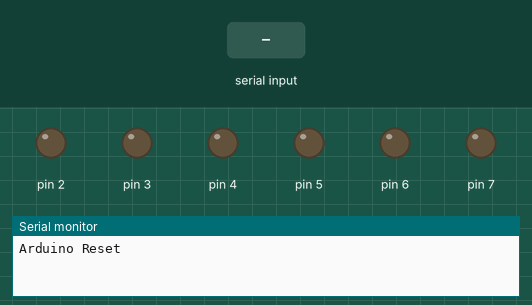
A sketch run on a simulated Arduino Uno, built with avr-gcc and run on an emulated ATmega328P. On the bench: output pins drawn as LEDs (lit = HIGH), the last lines printed to the serial monitor. Inputs (shaded band) come from the test bench.

Above: at 1.2 s.
1.3 s: byte 55 (55) received over Serial
At 1.8 s:
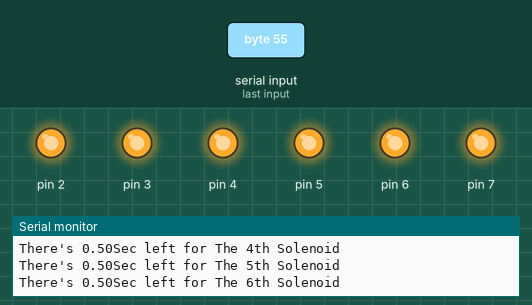
4.1 s: "1" received over Serial
At 5.1 s:
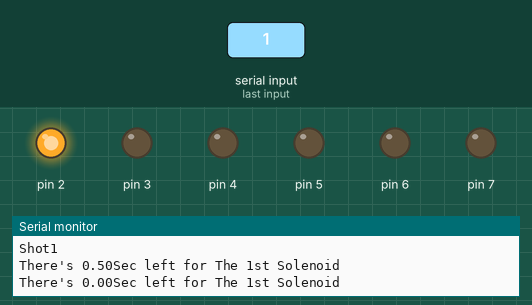
7.0 s: "2" received over Serial
At 7.3 s:
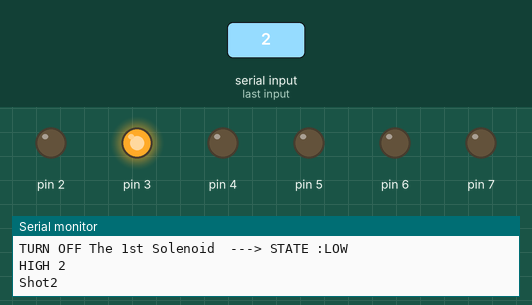
10.0 s: "3" received over Serial
At 10.8 s:
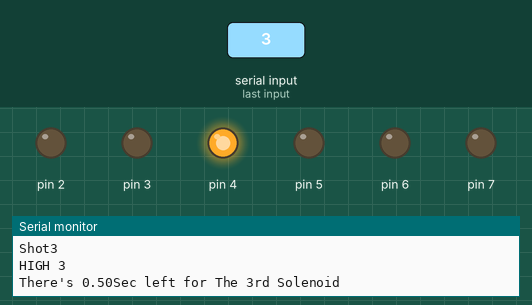
13.0 s: "4" received over Serial
At 14.2 s:
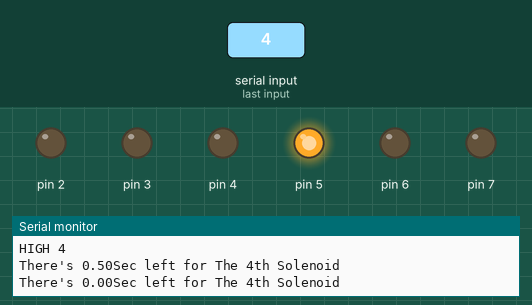
16.0 s: "5" received over Serial
At 16.6 s:
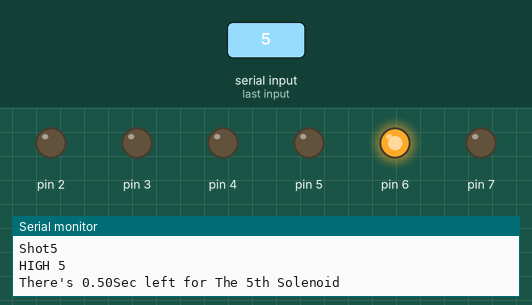
Timing chart, 0 to 19.0 s (numbered marks = the images above; inputs shaded):
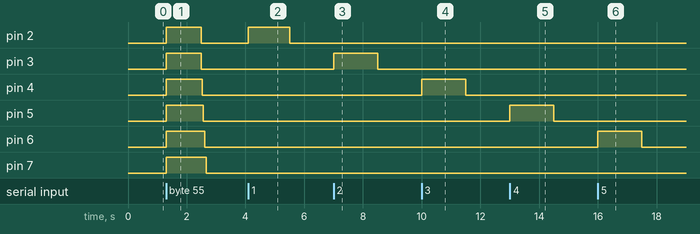

The sketch:

ControlSol.ino
```cpp
#include <myVariable.h>
#include <myShoot.h>
#include <aboutTime.h>
#include <avr/wdt.h>
void setup() {
  // put your setup code here, to run once:
  Serial.begin(9600);
  wdt_enable(WDTO_2S);
  Serial.println("Arduino Reset");
 for(int i = 2 ; i < 8 ; i++ ){
   pinMode(i,OUTPUT);
 }
}
void loop() {
  // put your main code here, to run repeatedly:
  currentMillis = millis();
  //Serial.println(currentMillis);
  // TIME CHECK
  timeControlSol1();
  timeControlSol2();
  timeControlSol3();
  timeControlSol4();
  timeControlSol5();
  timeControlSol6();

  if(Serial.available() > 0 ) {
  incomingByte= Serial.read();
  if(incomingByte > 48 && incomingByte < 56){
  //Serial.println(incomingByte);
  switch (incomingByte){
    case 49:
      shot1();
      Serial.println("Shot1");
      break;
    case 50:
      shot2();
      Serial.println("Shot2");
      break;
    case 51:
      Serial.println("Shot3");
      shot3();
      break;
    case 52:
      Serial.println("Shot4");
      shot4();
      break;
    case 53:
      Serial.println("Shot5");
      shot5();
      break;
    case 54:
      Serial.println("Shot6");
      shot6();
      break;
    case 55:
      Serial.println("Shot ALL");
      shot1();
      shot2();
      shot3();
      shot4();
      shot5();
      shot6();
      break;
    default:
      break;
      }
}else Serial.println("Invalid Input");
  }

  wdt_reset();
}
```

aboutTime.h
```cpp
void timeControlSol1(){
    if(currentMillis - previousMillis_sol1 >= time_check){
    previousMillis_sol1 = currentMillis;
    if(time_sol1 > 0 && digitalRead(2) == HIGH){
     time_sol1 = time_sol1 - reduce_time;
     Serial.print("There's ");
     Serial.print(time_sol1);
     Serial.println("Sec left for The 1st Solenoid ");
    }else if(time_sol1 <= 0 && digitalRead(2) == HIGH) {
     digitalWrite(2,LOW);
     Serial.println("TURN OFF The 1st Solenoid  ---> STATE :LOW");
    }
  }
}

void timeControlSol2(){
    if(currentMillis - previousMillis_sol2 >= time_check){
    previousMillis_sol2 = currentMillis;
    if(time_sol2 > 0 && digitalRead(3) == HIGH){
     time_sol2 = time_sol2 - reduce_time;
     Serial.print("There's ");
     Serial.print(time_sol2);
     Serial.println("Sec left for The 2nd Solenoid");
    }else if(time_sol2 <= 0 && digitalRead(3) == HIGH) {
     digitalWrite(3,LOW);
     Serial.println("TURN OFF The 2nd Solenoid  ---> STATE :LOW");
    }
  }
}
void timeControlSol3(){
     if(currentMillis - previousMillis_sol3 >= time_check){
    previousMillis_sol3 = currentMillis;
    if(time_sol3 > 0 && digitalRead(4) == HIGH){
     time_sol3 = time_sol3 - reduce_time;
     Serial.print("There's ");
     Serial.print(time_sol3);
     Serial.println("Sec left for The 3rd Solenoid");
    }else if(time_sol3 <= 0 && digitalRead(4) == HIGH) {
     digitalWrite(4,LOW);
     Serial.println("TURN OFF The 3rd Solenoid  ---> STATE :LOW");
    }
  }
}

void timeControlSol4(){
     if(currentMillis - previousMillis_sol4 >= time_check){
    previousMillis_sol4 = currentMillis;
    if(time_sol4 > 0 && digitalRead(5) == HIGH){
     time_sol4 = time_sol4 - reduce_time;
     Serial.print("There's ");
     Serial.print(time_sol4);
     Serial.println("Sec left for The 4th Solenoid");
    }else if(time_sol4 <= 0 && digitalRead(5) == HIGH) {
     digitalWrite(5,LOW);
     Serial.println("TURN OFF The 4th Solenoid  ---> STATE :LOW");
    }
  }
 /// END /////
}

void timeControlSol5(){
     ////// START ///////
    if(currentMillis - previousMillis_sol5 >= time_check){
    previousMillis_sol5 = currentMillis;
    if(time_sol5 > 0 && digitalRead(6) == HIGH){
     time_sol5 = time_sol5 - reduce_time;
     Serial.print("There's ");
     Serial.print(time_sol5);
     Serial.println("Sec left for The 5th Solenoid");
    }else if(time_sol5 <= 0 && digitalRead(6) == HIGH) {
     digitalWrite(6,LOW);
     Serial.println("TURN OFF The 5th Solenoid  ---> STATE :LOW");
    }
  }
 /// END /////
}

void timeControlSol6(){


   ////// START ///////
    if(currentMillis - previousMillis_sol6 >= time_check){
    previousMillis_sol6 = currentMillis;
    if(time_sol6 > 0 && digitalRead(7) == HIGH){
     time_sol6 = time_sol6 - reduce_time;
     Serial.print("There's ");
     Serial.print(time_sol6);
     Serial.println("Sec left for The 6th Solenoid");
    }else if(time_sol6 <= 0 && digitalRead(7) == HIGH) {
     digitalWrite(7,LOW);
     Serial.println("TURN OFF The 5th Solenoid  ---> STATE :LOW");
    }
  }
 /// END /////
}
```

myShoot.h
```cpp
void shot1(){
 time_sol1 = time_sol1 + time_added;
 Serial.println("HIGH 1");
 digitalWrite(2,HIGH);
}

void shot2(){
 time_sol2 = time_sol2 + time_added;
  Serial.println("HIGH 2");
 digitalWrite(3,HIGH);
}

void shot3(){
  Serial.println("HIGH 3");
 time_sol3 = time_sol3 + time_added;
 digitalWrite(4,HIGH);
}

void shot4(){
 time_sol4 = time_sol4 + time_added;
 Serial.println("HIGH 4");
 digitalWrite(5,HIGH);
}

void shot5(){
 time_sol5 = time_sol5 + time_added;
 Serial.println("HIGH 5");
 digitalWrite(6,HIGH);
}

void shot6(){
  Serial.println("HIGH 6");
 time_sol6 = time_sol6 + time_added;
 digitalWrite(7,HIGH);
}
```

myVariable.h
```cpp
// VARIABLE SETUP
float time_sol1 = 0;
float time_sol2 = 0;
float time_sol3 = 0;
float time_sol4 = 0;
float time_sol5 = 0;
float time_sol6 = 0;
// START STATE SOLENOID
int sol1 = LOW;
int sol2 = LOW;
int sol3 = LOW;
int sol4 = LOW;
int sol5 = LOW;
int sol6 = LOW;

unsigned long currentMillis;
unsigned long previousMillis_sol1 = 0;
unsigned long previousMillis_sol2 = 0;
unsigned long previousMillis_sol3 = 0;
unsigned long previousMillis_sol4 = 0;
unsigned long previousMillis_sol5 = 0;
unsigned long previousMillis_sol6 = 0;

int incomingByte = 0;
int time_check = 500;
float reduce_time = 0.5;
// shooting time
const int time_added  = 1;
```

Measured:
- after the input at 1.3 s, pin 2–4: LOW → HIGH at once, → LOW 1.2 s later; pin 5, pin 6: LOW → HIGH at once, → LOW 1.3 s later; pin 7: LOW → HIGH at once, → LOW 1.4 s later
- after the input at 4.1 s, pin 2: LOW → HIGH at once, → LOW 1.4 s later
- after the input at 7.0 s, pin 3: LOW → HIGH at once, → LOW 1.5 s later
- after the input at 10.0 s, pin 4: LOW → HIGH at once, → LOW 1.5 s later
- after the input at 13.0 s, pin 5: LOW → HIGH at once, → LOW 1.5 s later
- after the input at 16.0 s, pin 6: LOW → HIGH at once, → LOW 1.5 s later
